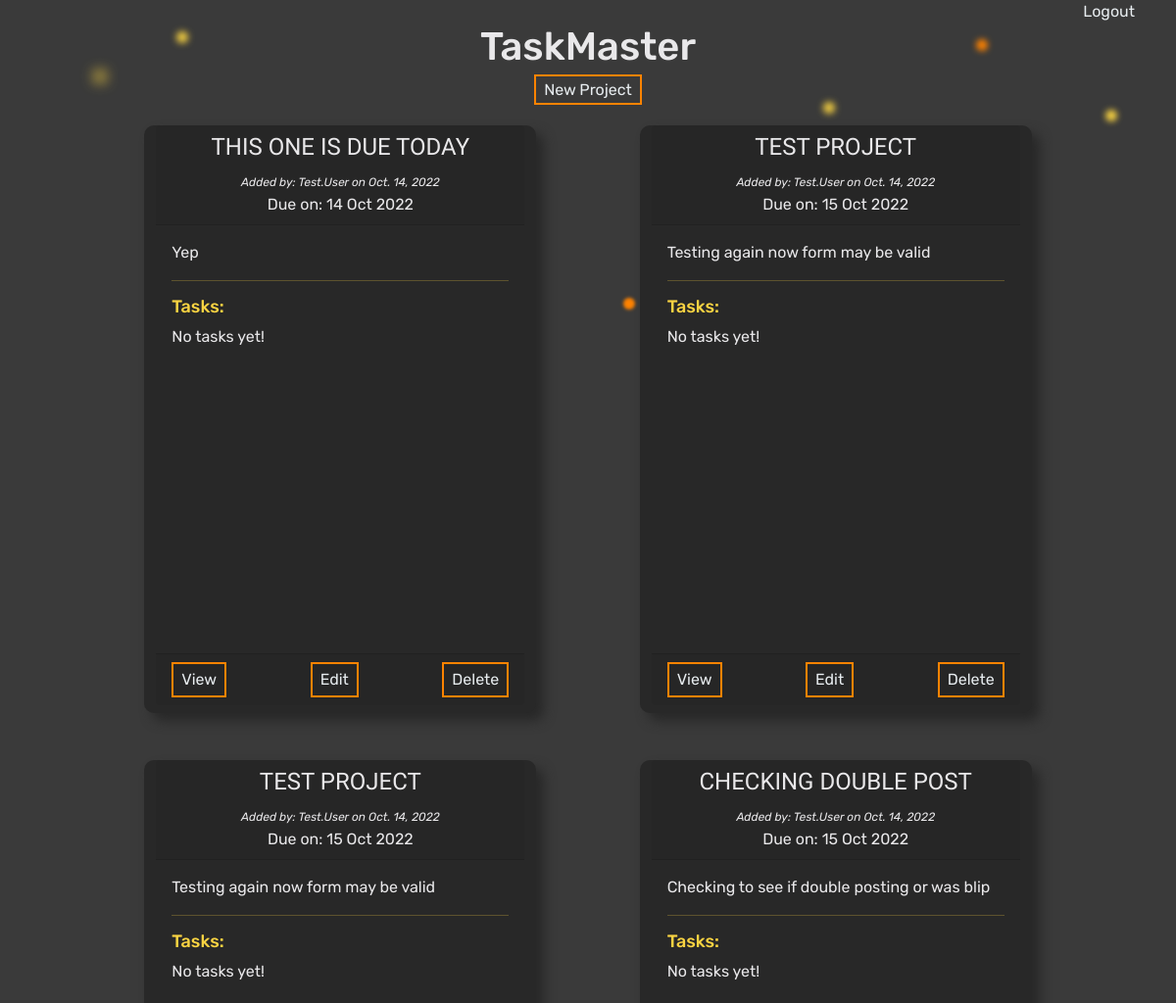
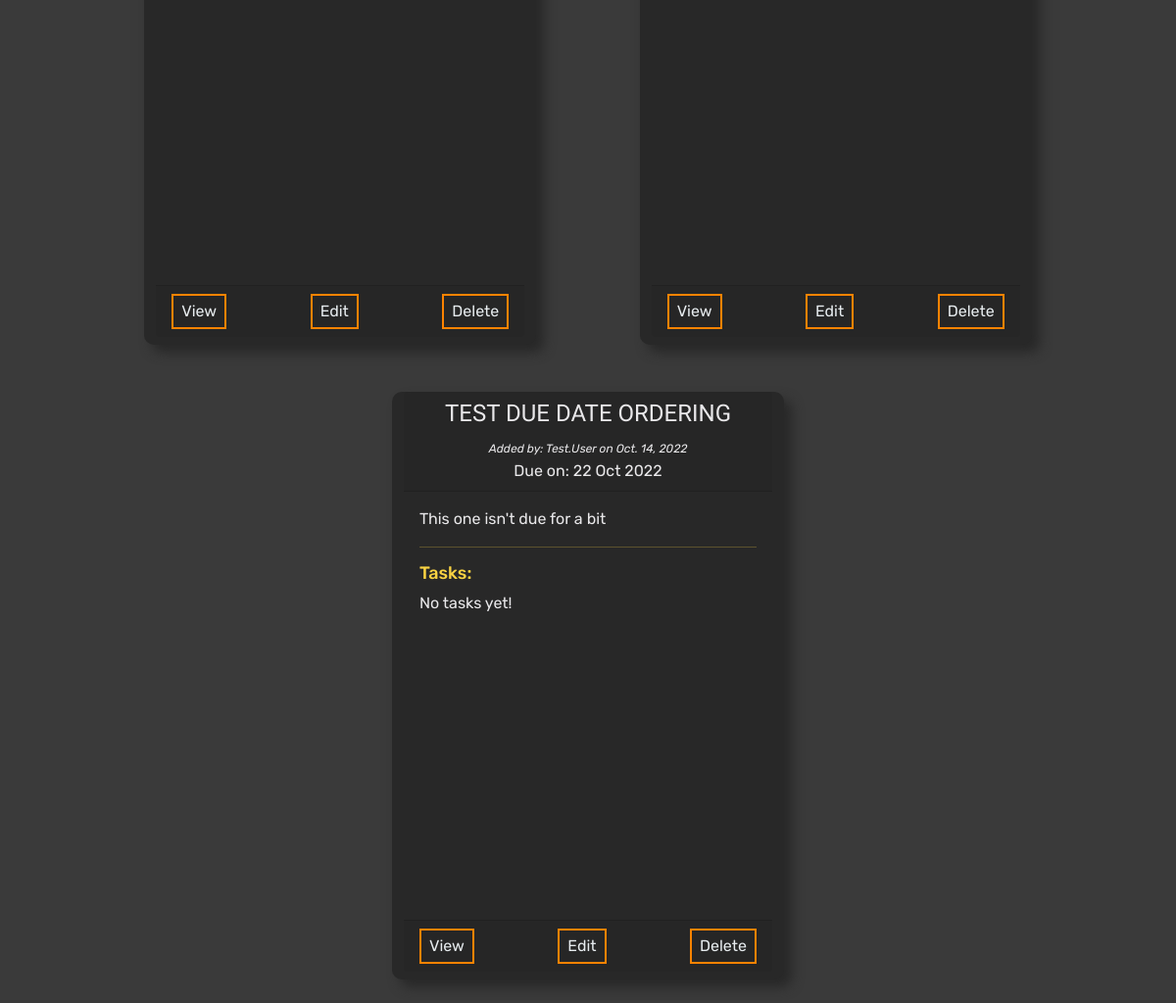
The app's page / (signed in) with its own data (2 pictures, top to bottom).
### tasks/models.py (models this page shows)
class Project(models.Model):
    title = models.CharField(max_length=80)
    author = models.ForeignKey(CustomUser, on_delete=models.CASCADE)
    description = models.CharField(max_length=200)
    created_on = models.DateField(auto_now_add=True)
    due_date = models.DateField()
    edited_on = models.DateField(auto_now=True)
    def __str__(self):
        return self.title

### accounts/models.py (models this page shows, shortened)
class CustomUser(AbstractBaseUser):
    email = models.EmailField(verbose_name="email", max_length=80, unique=True)
    first_name = models.CharField(max_length=30, blank=False)
    last_name = models.CharField(max_length=30, blank=False)
    last_login = models.DateTimeField(verbose_name='last login', auto_now=True)
    is_admin = models.BooleanField(default=False)
    is_active = models.BooleanField(default=False)
    is_staff = models.BooleanField(default=False)
    is_superuser = models.BooleanField(default=False)
    USERNAME_FIELD = 'email'
    REQUIRED_FIELDS = ['first_name', 'last_name', ]
    objects = AccountsManager()
    def __str__(self):
        return self.first_name + "." + self.last_name

### tasks/views.py (the view)
# urls.py: path('', views.ProjectList.as_view(), name='index'),
class ProjectList(generic.ListView):
    model = Project
    queryset = Project.objects.all().order_by('due_date')
    template_name = 'index.html'

### templates/index.html
{% extends 'base.html' %}
{% block content %}
<div class="container-fluid">
        <div class="row d-flex justify-content-evenly">
            {% for project in project_list %}
            <div class="project-card pg-list col-lg-4 col-md-6 my-4 d-flex flex-column justify-content-evenly">
                <div class="card-header text-center">
                    <h3 class="headings"><span class="project-title">{{ project }}</span></h3>
                    <span class="small-ital-text">Added by: {{ project.author }} on {{ project.created_on }}</span>
                    <div>
                        <span>Due on: {{ project.due_date|date:'d M Y' }}</span>
                    </div>
                </div>
                <div class="card-body">
                    <p>{{ project.description }}</p>
                    <hr>
                    <div id="task-list" data-hx-get="{% url 'tasks:task_list' project_id=project.id %}" data-hx-trigger="load">
                        {% include 'tasks/task_list.html' %}
                    </div>
                </div>
                <div class="card-footer d-flex justify-content-between mb-2">
                    <a class="prj-btn"
                    data-hx-get="{% url 'tasks:project' project_id=project.id %}"
                    data-hx-target="#modal-dialog">View</a>
                    {% if user.is_authenticated and user == project.author %}
                    <a class="prj-btn"
                    data-hx-get="{% url 'tasks:edit_project' project_id=project.id %}"
                    data-hx-target="#modal-dialog">Edit</a>
                    <a class="prj-btn"
                    href="{% url 'tasks:delete_project' project_id=project.id %}">Delete</a>
                    {% endif %}
                </div>
            </div>
            {% endfor %}
        </div>
</div>
{% endblock %}

### tasks/templates/tasks/task_list.html
<h6 class="headings-sm">Tasks:</h6>
{% for task in tasks %}
<p><span class="priority">{{task.priority }}</span> <span class="task-title">{{ task.name }}</span>: {{ task.content }}</p>
{% empty %}
<p>No tasks yet!</p>
{% endfor %}

### static/css/style.css (style rules this page uses)
:root { --site-black: #282828; --site-charcoal: #3a3a3a; --site-yellow: #f9d342; --site-orange: #ff8300; --site-dark-orange: #cc5500; --site-white: #e9e8ea; --site-alt-white: #e7ecef; }
* { margin: 0; padding: 0; box-sizing: border-box; }
body { background-color: var(--site-charcoal); color: var(--site-white); font-family: "Rubik", sans-serif; }
hr { color: var(--site-yellow); }
.project-card { background-color: var(--site-black); border-radius: 10px; box-shadow: 8px 8px 12px var(--site-black); }
.pg-list { height: 500px; width: max(30vw, 320px) }
#task-list { max-height: 240px; overflow-y: scroll; }
.headings { font-family: "Crete Round", serif; font-size: 1.5em; text-transform: uppercase; }
.headings-sm { font-size: 1.125em; color: var(--site-yellow); }
.small-ital-text { font-size: 0.75em; font-style: italic; }
a { text-decoration: none; color: var(--site-alt-white); }
.prj-btn { color: var(--site-alt-white); background-color: transparent; border: 2px solid var(--site-orange); padding: 0.25em 0.5em 0.25em; transition: all 0.5s ease-in-out; }
@media (min-width: 1200px) { .project-card { height: 600px; width: 400px; } }
@media (min-width: 1200px) { #task-list { max-height: 300px; } }

### records on screen
Project: title "THIS ONE IS DUE TODAY", author "Test.User", created_on "Oct. 14, 2022", due_date "14 Oct 2022", description "Yep", shows "Edit"
Project: title "TEST PROJECT", author "Test.User", created_on "Oct. 14, 2022", due_date "15 Oct 2022", description "Testing again now form may be valid", shows "Edit"
Project: title "TEST PROJECT", author "Test.User", created_on "Oct. 14, 2022", due_date "15 Oct 2022", description "Testing again now form may be valid", shows "Edit"
Project: title "CHECKING DOUBLE POST", author "Test.User", created_on "Oct. 14, 2022", due_date "15 Oct 2022", description "Checking to see if double posting or was blip", shows "Edit"
Project: title "TEST DUE DATE ORDERING", author "Test.User", created_on "Oct. 14, 2022", due_date "22 Oct 2022", description "This one isn't due for a bit", shows "Edit"
